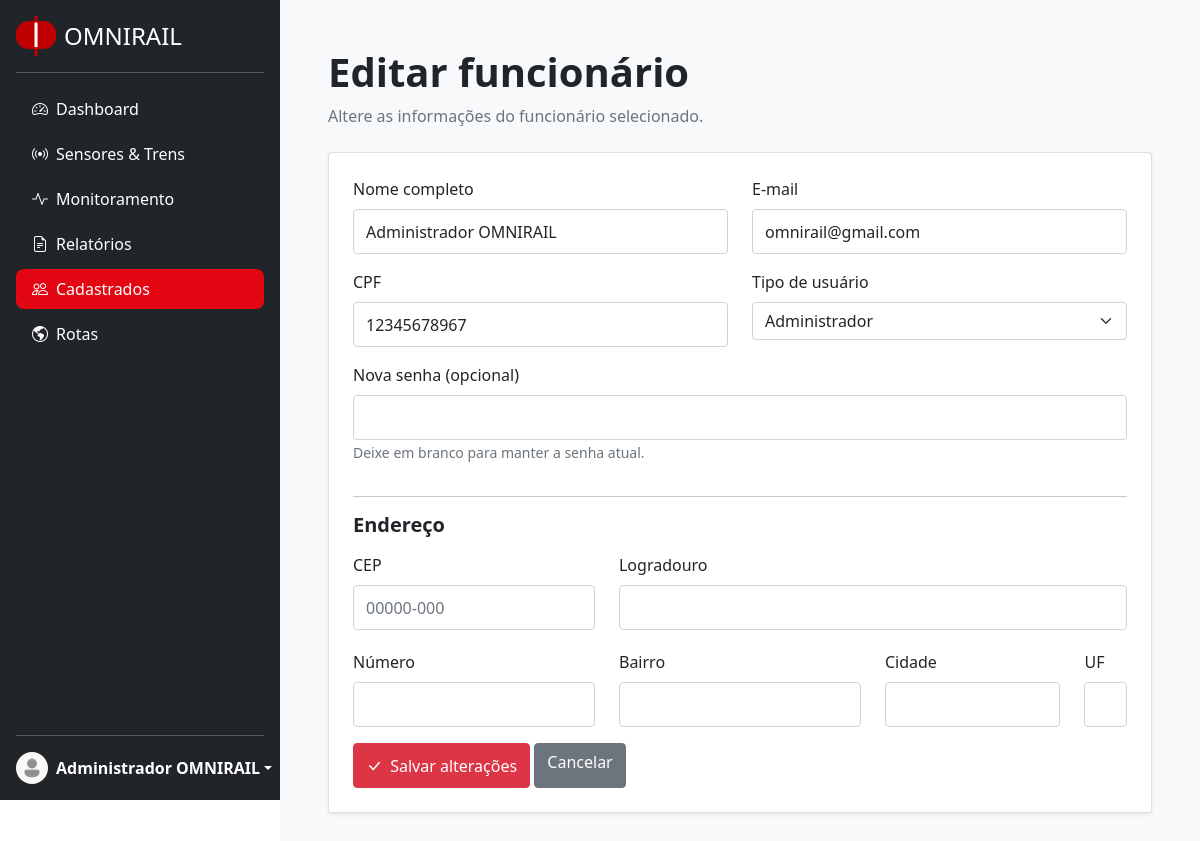
The app's page /public/editar_funcionario.php?id=1 (signed in) with its own data.
### tables this page shows
CREATE TABLE IF NOT EXISTS funcionario (
    id_funcionario INT NOT NULL AUTO_INCREMENT PRIMARY KEY,
    nome_funcionario VARCHAR(100) NOT NULL,
    cpf_funcionario VARCHAR(11) NOT NULL UNIQUE,
    email_funcionario VARCHAR(150) NOT NULL UNIQUE,
    senha_funcionario VARCHAR(255) NOT NULL,
    tipo_usuario ENUM('ADMINISTRADOR','USUARIO','OPERARIO')
        NOT NULL DEFAULT 'USUARIO'
);

### public/editar_funcionario.php (the view, shortened to what this page needs)
<?php
require_once "../infra/conexao.php";
$id = filter_input(INPUT_GET, "id", FILTER_VALIDATE_INT);
$consulta = $conn->prepare("SELECT id_funcionario, nome_funcionario, email_funcionario, cpf_funcionario, tipo_usuario, cep, logradouro, numero, bairro, cidade, uf FROM funcionario WHERE id_funcionario = ?");
$consulta->bind_param("i", $id);
$consulta->execute();
$usuario = $consulta->get_result()->fetch_assoc();
?>
<!DOCTYPE html>
<html lang="pt-BR">
<head>
    <link rel="stylesheet" href="../assets/styles/style.css">
    <link rel="stylesheet" href="https://cdn.jsdelivr.net/npm/bootstrap-icons@1.11.3/font/bootstrap-icons.min.css">
    <link href="https://cdn.jsdelivr.net/npm/bootstrap@5.0.2/dist/css/bootstrap.min.css" rel="stylesheet">
</head>
<body id="body-dashboard">
    <div id="sidebar" class="d-flex flex-column flex-shrink-0 p-3 text-white bg-dark">
        <a href="dashboard.php" class="d-flex align-items-center mb-3 mb-md-0 me-md-auto text-white text-decoration-none">
            <img src="../assets/images/logo.png" alt="Logo" width="40" height="40" class="me-2">
            <span class="fs-4">OMNIRAIL</span>
        </a>
        <hr>
        <ul class="nav nav-pills flex-column mb-auto">
            <li><a href="dashboard.php" class="nav-link text-white"><i class="bi bi-speedometer2 me-2"></i>Dashboard</a></li>
            <li><a href="cadastro_de_sensores_e_trens.php" class="nav-link text-white"><i class="bi bi-broadcast me-2"></i>Sensores & Trens</a></li>
            <li><a href="monitoramento.php" class="nav-link text-white"><i class="bi bi-activity me-2"></i>Monitoramento</a></li>
            <li><a href="relatorios.php" class="nav-link text-white"><i class="bi bi-file-earmark-text me-2"></i>Relatórios</a></li>
            <li><a href="cadastro_user.php" class="nav-link active"><i class="bi bi-people me-2"></i>Cadastrados</a></li>
            <li><a href="../rotas.php" class="nav-link text-white"><i class="bi bi-globe-americas me-2"></i>Rotas</a></li>
        </ul>
        <hr>
        <div class="dropdown">
            <a href="#" class="d-flex align-items-center text-white text-decoration-none dropdown-toggle" id="dropdownUser1" data-bs-toggle="dropdown" aria-expanded="false">
                <img src="../assets/images/User.png" alt="Usuário" class="rounded-circle me-2" width="32" height="32">
                <strong><?= htmlspecialchars($_SESSION["nome_funcionario"] ?? "Usuário") ?></strong>
            </a>
        </div>
    </div>
    <main class="flex-grow-1 bg-light p-5" style="margin-left: 280px; min-height: 100vh; width: calc(100% - 280px);">
        <h1 class="fw-bold">Editar funcionário</h1>
        <p class="text-muted">Altere as informações do funcionário selecionado.</p>
        <div class="card p-4 mt-4 shadow-sm">
            <form method="POST">
                <div class="row">
                    <div class="col-md-6 mb-3">
                        <label for="nome" class="form-label">Nome completo</label>
                        <input type="text" class="form-control" id="nome" name="nome" value="<?= htmlspecialchars($usuario["nome_funcionario"]) ?>" required>
                    </div>
                    <div class="col-md-6 mb-3">
                        <label for="email" class="form-label">E-mail</label>
                        <input type="email" class="form-control" id="email" name="email" value="<?= htmlspecialchars($usuario["email_funcionario"]) ?>" required>
                    </div>
                    <div class="col-md-6 mb-3">
                        <label for="cpf" class="form-label">CPF</label>
                        <input type="text" class="form-control" id="cpf" name="cpf" maxlength="11" pattern="[0-9]{11}" value="<?= htmlspecialchars($usuario["cpf_funcionario"]) ?>" required>
                    </div>
                    <div class="col-md-6 mb-3">
                        <label for="tipo_usuario" class="form-label">Tipo de usuário</label>
                        <select class="form-select" id="tipo_usuario" name="tipo_usuario" required>
                            <option value="Administrador" <?= $usuario["tipo_usuario"] === "ADMINISTRADOR" || $usuario["tipo_usuario"] === "Administrador" ? "selected" : "" ?>>Administrador</option>
                        </select>
                    </div>
                    <div class="col-12 mb-3">
                        <label for="senha" class="form-label">Nova senha (opcional)</label>
                        <input type="password" class="form-control" id="senha" name="senha" minlength="8" autocomplete="new-password">
                        <small class="text-muted">Deixe em branco para manter a senha atual.</small>
                    </div>
                </div>
                <hr>
                <h5 class="fw-bold mb-3">Endereço</h5>
                <div class="row">
                    <div class="col-md-4 mb-3">
                        <label for="cep" class="form-label">CEP</label>
                        <input type="text" class="form-control" id="cep" name="cep" maxlength="9" inputmode="numeric" value="<?= htmlspecialchars($usuario["cep"] ?? "") ?>" placeholder="00000-000" required>
                    </div>
                    <div class="col-md-8 mb-3">
                        <label for="logradouro" class="form-label">Logradouro</label>
                        <input type="text" class="form-control" id="logradouro" name="logradouro" maxlength="150" value="<?= htmlspecialchars($usuario["logradouro"] ?? "") ?>" required>
                    </div>
                    <div class="col-md-4 mb-3">
                        <label for="numero" class="form-label">Número</label>
                        <input type="text" class="form-control" id="numero" name="numero" maxlength="20" value="<?= htmlspecialchars($usuario["numero"] ?? "") ?>" required>
                    </div>
                    <div class="col-md-4 mb-3">
                        <label for="bairro" class="form-label">Bairro</label>
                        <input type="text" class="form-control" id="bairro" name="bairro" maxlength="100" value="<?= htmlspecialchars($usuario["bairro"] ?? "") ?>" required>
                    </div>
                    <div class="col-md-3 mb-3">
                        <label for="cidade" class="form-label">Cidade</label>
                        <input type="text" class="form-control" id="cidade" name="cidade" maxlength="100" value="<?= htmlspecialchars($usuario["cidade"] ?? "") ?>" required>
                    </div>
                    <div class="col-md-1 mb-3">
                        <label for="uf" class="form-label">UF</label>
                        <input type="text" class="form-control" id="uf" name="uf" maxlength="2" value="<?= htmlspecialchars($usuario["uf"] ?? "") ?>" required>
                    </div>
                </div>
                <button type="submit" class="btn btn-danger">
                    <i class="bi bi-check-lg me-1"></i> Salvar alterações
                </button>
                <a href="cadastro_user.php" class="btn btn-secondary">Cancelar</a>
            </form>
        </div>
    </main>
</body>
</html>

### assets/styles/style.css (style rules this page uses)
.form-control { height: 45px; border-radius: 6px; border: 1px solid #bcbcbc; background-color: #fff; }
.btn-secondary { height: 45px; background-color: #dfdfdf; border: none; color: #333; font-size: 16px; border-radius: 6px; }
.btn-danger { height: 45px; background: #dc3545; border: none; font-weight: bold; font-size: 16px; border-radius: 6px; }
.nav-pills .nav-link.active { background-color: #E30613 !important; color: white !important; }
#sidebar { height:100vh; width: 280px; position:fixed; left:0; top:0; }
* { margin: 0; padding: 0; box-sizing: border-box; }
#body-dashboard { min-height: 100vh; overflow-x: hidden; }
#sidebar { width: 280px; min-height: 100vh; }
#sidebar .nav-link { margin-bottom: 5px; border-radius: 8px; }
.form-select option:checked { background: linear-gradient(0deg, rgb(255, 95, 106) 0%, rgb(255, 123, 131) 100%); color: #c70505; }

### records on screen
funcionario: nome "Administrador OMNIRAIL", email "omnirail@gmail.com", cpf "12345678967", tipo_usuario "Administrador"

### other values on screen
$_SESSION["nome_funcionario"] "Administrador OMNIRAIL"
